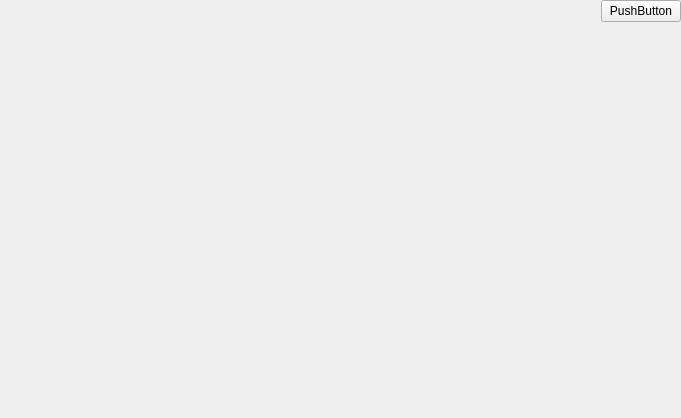
<?xml version="1.0" encoding="UTF-8"?>
<ui version="4.0">
 <class>SettingWidget</class>
 <widget class="QWidget" name="SettingWidget">
  <property name="geometry">
   <rect>
    <x>0</x>
    <y>0</y>
    <width>681</width>
    <height>418</height>
   </rect>
  </property>
  <property name="windowTitle">
   <string>Form</string>
  </property>
  <layout class="QVBoxLayout" name="verticalLayout">
   <property name="spacing">
    <number>10</number>
   </property>
   <property name="leftMargin">
    <number>0</number>
   </property>
   <property name="topMargin">
    <number>0</number>
   </property>
   <property name="rightMargin">
    <number>0</number>
   </property>
   <property name="bottomMargin">
    <number>0</number>
   </property>
   <item>
    <layout class="QHBoxLayout" name="horizontalLayout">
     <item>
      <spacer name="horizontalSpacer">
       <property name="orientation">
        <enum>Qt::Horizontal</enum>
       </property>
       <property name="sizeHint" stdset="0">
        <size>
         <width>40</width>
         <height>20</height>
        </size>
       </property>
      </spacer>
     </item>
     <item>
      <widget class="IconPushButton" name="pushButtonSave">
       <property name="text">
        <string>PushButton</string>
       </property>
      </widget>
     </item>
    </layout>
   </item>
   <item>
    <layout class="QHBoxLayout" name="horizontalLayout_2">
     <item>
      <widget class="LocalEthWidget" name="widgetLocalEth" native="true"/>
     </item>
     <item>
      <widget class="ServerEthWidget" name="widgetServerEth" native="true"/>
     </item>
    </layout>
   </item>
   <item>
    <layout class="QHBoxLayout" name="horizontalLayout_3">
     <item>
      <widget class="ScreenWidget" name="widgetScreenWidget" native="true"/>
     </item>
     <item>
      <widget class="SoundWidget" name="widgetSound" native="true"/>
     </item>
    </layout>
   </item>
  </layout>
 </widget>
 <customwidgets>
  <customwidget>
   <class>IconPushButton</class>
   <extends>QPushButton</extends>
   <header>iconpushbutton.h</header>
  </customwidget>
  <customwidget>
   <class>LocalEthWidget</class>
   <extends>QWidget</extends>
   <header>localethwidget.h</header>
   <container>1</container>
  </customwidget>
  <customwidget>
   <class>ServerEthWidget</class>
   <extends>QWidget</extends>
   <header>serverethwidget.h</header>
   <container>1</container>
  </customwidget>
  <customwidget>
   <class>ScreenWidget</class>
   <extends>QWidget</extends>
   <header>screenwidget.h</header>
   <container>1</container>
  </customwidget>
  <customwidget>
   <class>SoundWidget</class>
   <extends>QWidget</extends>
   <header>soundwidget.h</header>
   <container>1</container>
  </customwidget>
 </customwidgets>
 <resources/>
 <connections/>
</ui>
